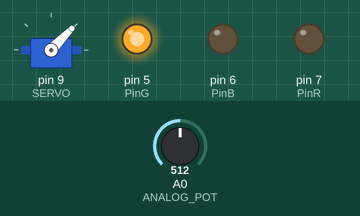
Bench run of a sketch on a simulated Arduino Uno, built with avr-gcc and run on an emulated ATmega328P. On the bench: servo, output pins drawn as LEDs (lit = HIGH). Inputs (shaded band) come from the test bench; at power-on: A0 (ANALOG_POT) = 512.

Above: at 3.1 s.
3.2 s: A0 (ANALOG_POT) set to 716
At 4.5 s:
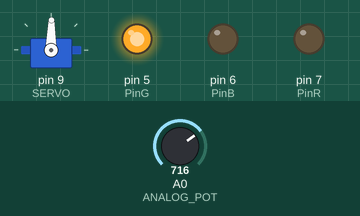
9.9 s: A0 (ANALOG_POT) set to 900
At 13.6 s:
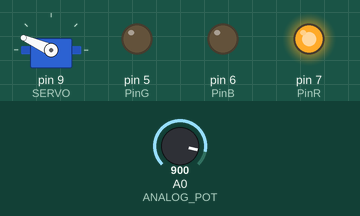
16.6 s: A0 (ANALOG_POT) set to 1023
At 20.7 s:
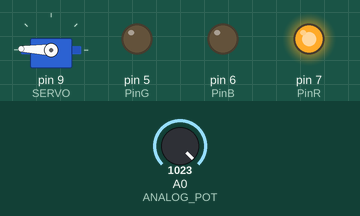
21.4 s: A0 (ANALOG_POT) set to 306
27.5 s: A0 (ANALOG_POT) set to 0
Timing chart, 0 to 35.2 s (numbered marks = the images above; inputs shaded):
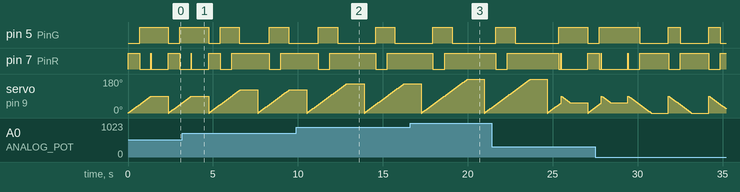

Measured:
- by itself, pin 5 (PinG): repeats every 2.4 s: LOW 1.7 s, HIGH 0.69 s

The sketch:

servo_motor.ino
```cpp
#include <Servo.h>

#define SERVO 9 // Porta Digital 6 PWM
#define ANALOG_POT A0
#define PinR 7
#define PinB 6
#define PinG 5

Servo servo; // Servo variable
int position; // Servo position

void setup ()
{
  servo.attach(SERVO);
  Serial.begin(9600);
  servo.write(0); // Init position 0
}

void loop()
{
  int value = analogRead(ANALOG_POT);
  int valueMap = map(value, 0, 1023, 0, 179);

  for(position = 0; position < valueMap; position++)
  {
    servo.write(position);
    if(position >= 45 && position < 90)
    	setColor(0, 255, 0); // Set color on led
    else if(position >= 90 && position < 120)
    	setColor(255, 255, 0);
    else
      	setColor(255, 0, 0);
    delay(15);
  }

  for(position = 90; position >= valueMap; position--)
  {
    if(position >= 45 && position < 90)
    	setColor(0, 255, 0);
    else if(position >= 90 && position < 120)
    	setColor(255, 255, 0);
    else
      	setColor(255, 0, 0);
    servo.write(position);
    delay(15);
  }


  delay(1000);
}

void setColor(int red, int green, int blue){
  analogWrite(PinR, red);
  analogWrite(PinG, green);
  analogWrite(PinB, blue);
}
```
